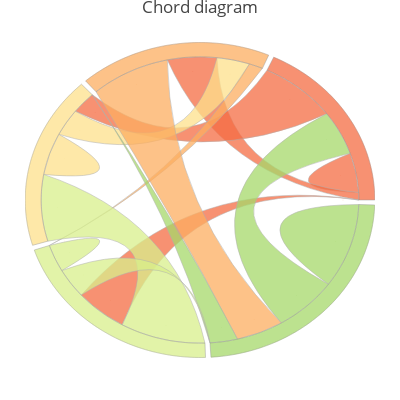

The notebook cell saved with this chart:
### Markdown cell above
`ideograms` is a list of dicts that set the position, and color of ideograms, as well as the information associated to each ideogram.

### Code cell
ideograms=[]
for k in range(len(ideo_ends)):
    z= make_ideogram_arc(1.1, ideo_ends[k])
    zi=make_ideogram_arc(1.0, ideo_ends[k])
    m=len(z)
    n=len(zi)
    ideograms.append(Scatter(x=z.real,
                             y=z.imag,
                             mode='lines',
                             line=Line(color=ideo_colors[k], shape='spline', width=0.25),
                             text=labels[k]+'<br>'+'{:d}'.format(row_sum[k]), 
                             hoverinfo='text'
                             )
                     )
    
       
    path='M '
    for s in range(m):
        path+=str(z.real[s])+', '+str(z.imag[s])+' L '
        
    Zi=np.array(zi.tolist()[::-1]) 

    for s in range(m):
        path+=str(Zi.real[s])+', '+str(Zi.imag[s])+' L '
    path+=str(z.real[0])+' ,'+str(z.imag[0]) 
   
    layout['shapes'].append(make_ideo_shape(path,'rgb(150,150,150)' , ideo_colors[k]))
    
data = Data(ideograms+ribbon_info)
fig = Figure(data=data, layout=layout)

import plotly.offline as off
off.init_notebook_mode()

off.iplot(fig, filename='chord-diagram-Fb')
